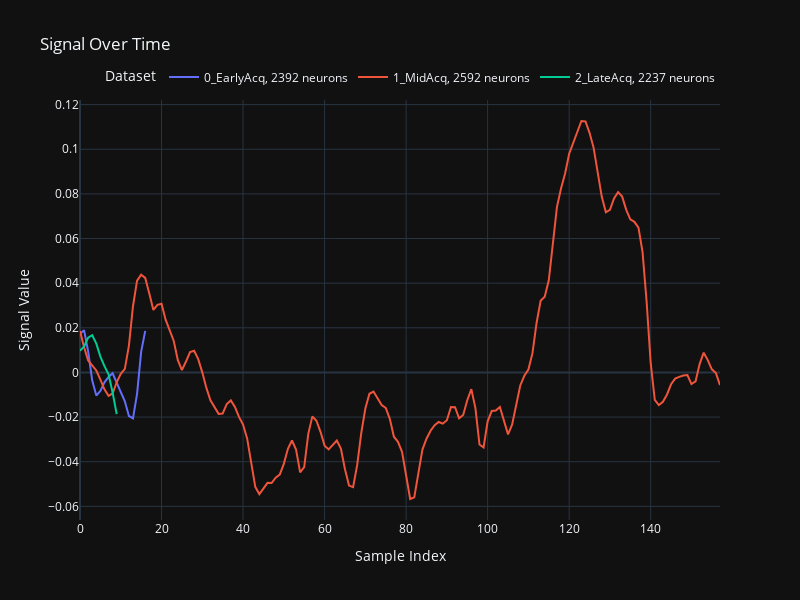

Notebook cell for this chart:
### Code cell
infile = ex.File("./compiled_data_2/data", mode="r")
# dataset = infile["1_MidAcq"]["dataset"]["event_window_extracted_signals"]

fig = go.Figure()

for day in list(infile.keys())[:3]:
    dataset = None
    try:
        if "dataset" in list(infile[day].keys()):
            dataset = infile[day]["dataset"]
        else:
            print(f"Day: {day}, No Dataset")
            continue
    except Exception as e:
        print(f"Error loading {day}: {e}")

    if dataset:
        mean_signal = gaussian_filter1d(np.nanmean(dataset, axis=0), sigma=1)
        fig.add_trace(
            go.Scatter(
                y=mean_signal,
                mode='lines',
                name=f"{day}, {dataset.shape[0]} neurons"
            )
        )

        # median_signal = np.median(dataset, axis=0)
        # fig.add_trace(
        #     go.Scatter(
        #         y=median_signal,
        #         mode='lines',
        #         name=day
        #     )
        # )

fig.update_layout(
    title='Signal Over Time',
    xaxis_title='Sample Index',
    yaxis_title='Signal Value',
    legend_title="Dataset",
    legend=dict(
        orientation="h",
        yanchor="bottom",
        y=1.02,
        xanchor="right",
        x=1
    ),
    width=800,
    height=600
)

fig.show()

### Figure 1 — Plotly figure (JSON) as saved in the notebook; plotly's stock layout.template omitted (floating-point values rounded to 4 significant figures; data arrays with more than 128 entries replaced by an {"elided": "..."} marker saying what was removed)
{"data": [{"mode": "lines", "name": "0_EarlyAcq, 2392 neurons", "y": {"elided": "158 float values"}, "type": "scatter"}, {"mode": "lines", "name": "1_MidAcq, 2592 neurons", "y": {"elided": "158 float values"}, "type": "scatter"}, {"mode": "lines", "name": "2_LateAcq, 2237 neurons", "y": {"elided": "158 float values"}, "type": "scatter"}], "layout": {"legend": {"title": {"text": "Dataset"}, "orientation": "h", "yanchor": "bottom", "y": 1.02, "xanchor": "right", "x": 1}, "title": {"text": "Signal Over Time"}, "xaxis": {"title": {"text": "Sample Index"}}, "yaxis": {"title": {"text": "Signal Value"}}, "width": 800, "height": 600}}
